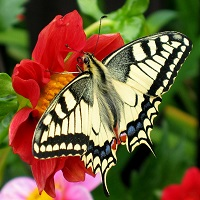
#> input picture 4Y1S Lab/Complete Task/1810276140(11)/butterfly.jpg, 200 x 200 px, found by its file name
$ python task2.py
#> lines starting #> are read from the running program, lines starting #| are printed output that depends on the picture; after the words box and inside, x2 and y2 are one past the last pixel; in counts of white or black regions, pixels touching at a corner belong together
import matplotlib.pyplot as plt
import cv2 as cv
def main():

    # load an image from my local device

    img_path = 'C:/Users/acer/Desktop/Waterfall/Digital_Image_Processing/butterfly.jpg'
    rgb = plt.imread(img_path)
#> rgb is the input picture: shape (200, 200, 3); mean R, G, B 117.6, 92.6, 57.3

    # split loaded image into red,green,blue channel
    red = rgb[:,:,0]
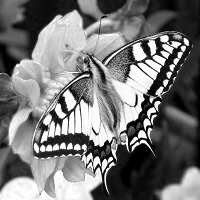
#> red: shape (200, 200); min 0, max 255, mean 117.6
    green = rgb[:,:,1]
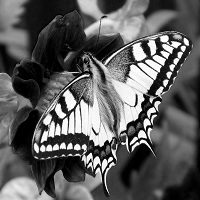
#> green: shape (200, 200); min 0, max 255, mean 92.6
    blue = rgb[:,:,2]
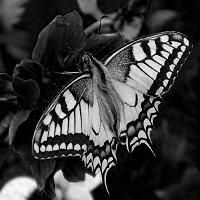
#> blue: shape (200, 200); min 0, max 252, mean 57.3


    # rgb to grayscale convertion
    grayscale = cv.cvtColor(rgb,cv.COLOR_RGB2GRAY)
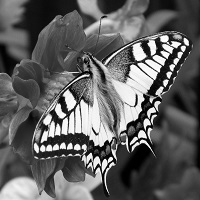
#> grayscale: shape (200, 200); min 0, max 253, mean 96.1

    # grayscale image to binary image
    _, binary = cv.threshold(grayscale, 127, 255,cv.THRESH_BINARY)
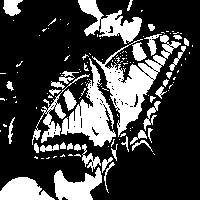
#> binary: shape (200, 200); 26.2% white; 135 white regions (96 under 20 px), largest, box (x1, y1, x2, y2) and area: (92, 35, 181, 137) 2412, (61, 58, 116, 147) 1827, (78, 0, 142, 44) 1179


    # Ploting histogram
    img_set = [rgb,rgb,red,green,blue,grayscale,binary]
    title_set = ['null','RGB','RED','GREEN','BLUE','GRAYSCALE','BINARY']
    plt.figure(figsize = (20, 20))

    # For image plot
    for i in range (1,7):
        plt.subplot(6,2,2*i-1)
        plt.title(title_set[i])

        ch = len(img_set[i].shape)
        if(ch == 3):
            plt.imshow(img_set[i])
        else:

            plt.imshow(img_set[i],cmap = 'gray')

    # For histogram plot
    for i in range (1,7):
        plt.subplot(6,2,2*i)
        plt.title(title_set[i])
        #img = cv.imread(rgb)
        plt.hist(img_set[i].ravel(),255,[0,255])


    plt.subplots_adjust(left=0.2, bottom=0.2, right=1, top=1, wspace=.4,hspace=1)
    plt.savefig('Histrogram along with photo')
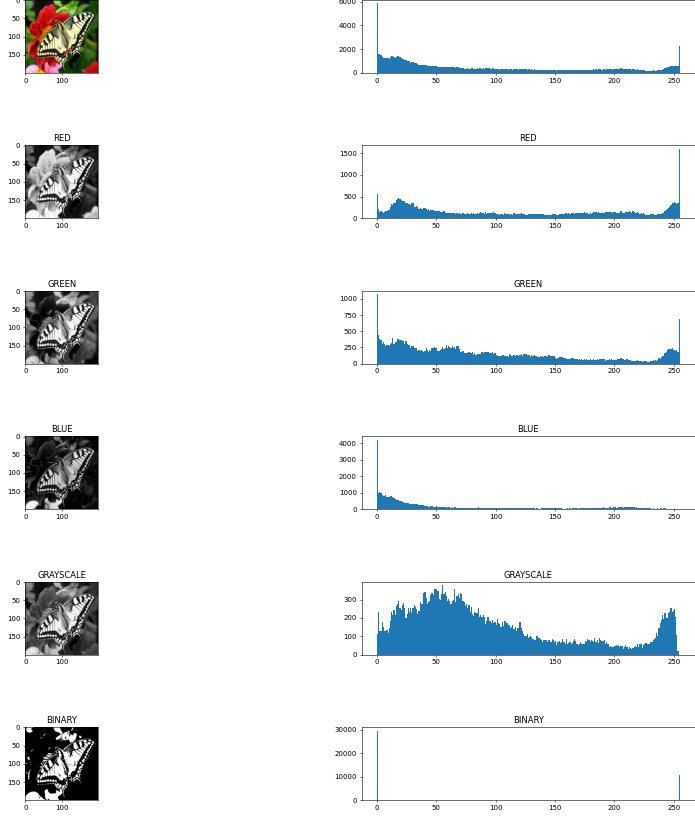
#> figure drawn by matplotlib, 12 panels; panel 7: tallest bar 5839 high, from x = 0 to 1; panel 8: tallest bar 1598 high, from x = 254 to 255; panel 9: tallest bar 1070 high, from x = 0 to 1; panel 10: tallest bar 4208 high, from x = 0 to 1


if __name__ == '__main__':
    main()
